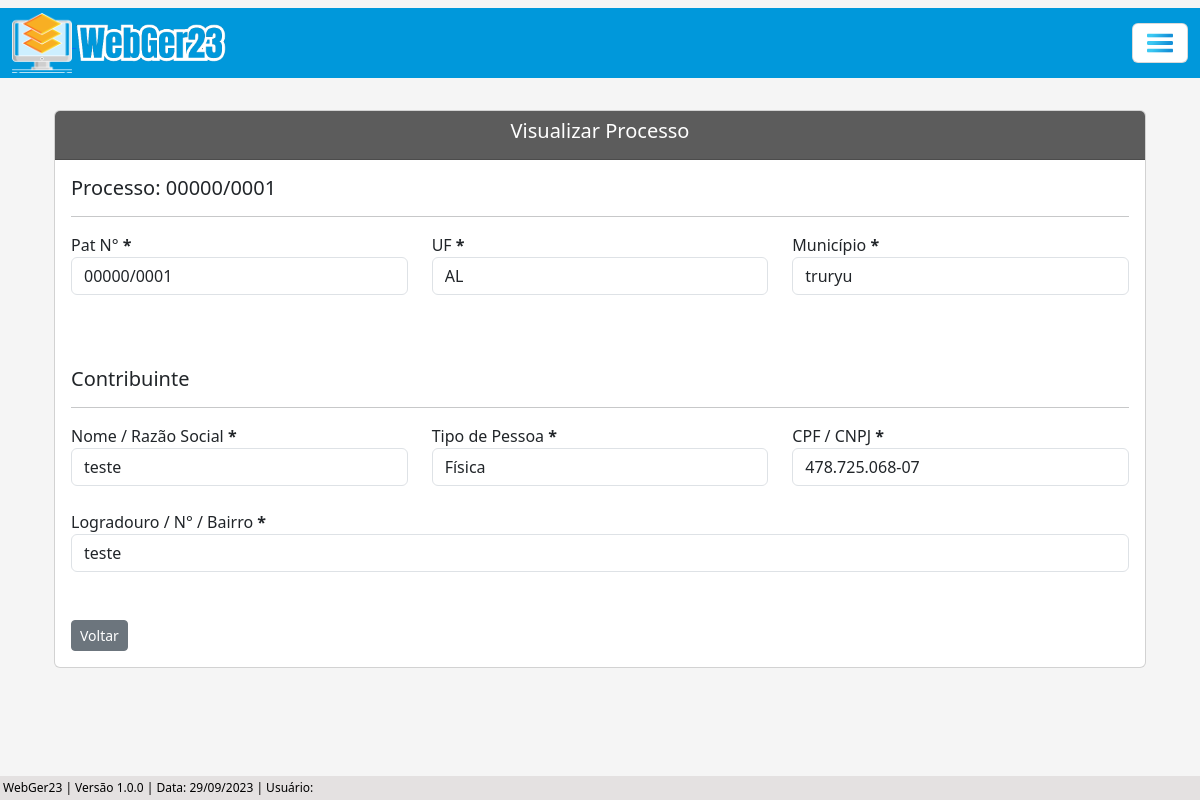
Before: /visualizar/processo-adm/1/ with the older database file.
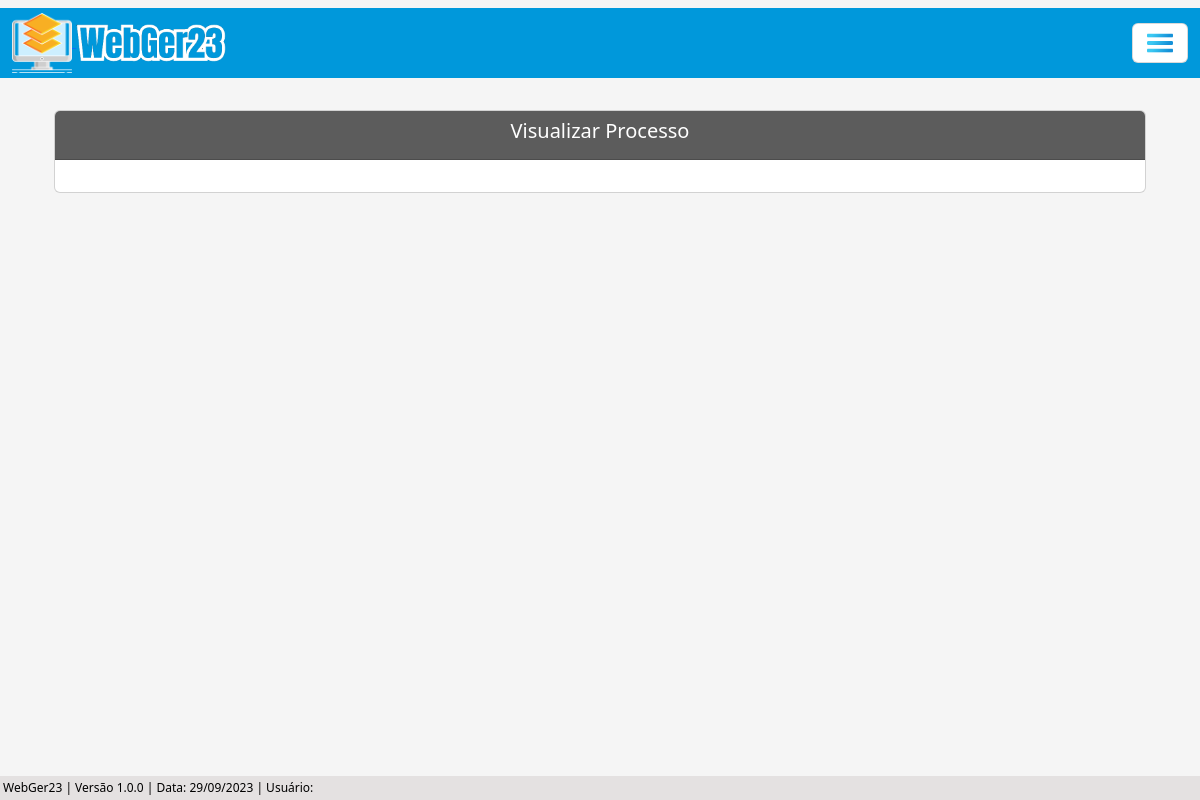
After: the same page with the newer database file.
### processo/models.py (models this page shows, shortened)
class Base(models.Model): # Classe base, será herdada pelas outras classes
    data_criacao = models.DateField('data_criação', auto_now_add=True)
    data_alteracao = models.DateField('Alterado', auto_now=True)
    ativo = models.BooleanField('Ativo?', default=True)
    class Meta:
        abstract = True

class ProcessoAdm(Base):
    tipo_pessoas = (
        ('Física', 'Física'), ('Jurídica', 'Jurídica'),
    )
    criador_processo_adm = models.ForeignKey(get_user_model(), verbose_name='Usuário Criador', on_delete=models.CASCADE) # Usuário que criou o processo, utilizando chave primária com o get_user_model do django, para utilizar o usuário logado automaticamente
    numero = models.CharField(unique=True, verbose_name='N°', max_length=10) # Número do processo
    municipio = models.CharField(max_length=50, verbose_name='Município') # Município
    uf = models.CharField(max_length=2) # UF
    data_inicial = models.DateField(blank=True, null=True) # Data Inicial do Período do processo
    data_final = models.DateField(blank=True, null=True) # Data final do Período do processo
    data_div_ativa = models.DateField(blank=True, null=True) # Data dívida ativa
    valor_atributo = models.CharField(max_length=14, blank=True, null=True)  # Valor do atributo
    valor_multa = models.CharField(max_length=14, blank=True, null=True) # Valor da multa
    valor_credito = models.CharField(max_length=14, blank=True, null=True) # Valor do crédito
    valor_atualizado = models.CharField(max_length=14, blank=True, null=True) # Valor do atualizado
    data_valor_atualizado = models.DateField(blank=True, null=True) # Data valor atualizado
    nome_contribuinte = models.CharField(max_length=50)  # Nome / Razão Social
    tipo_pessoa = models.CharField(max_length=50, choices=tipo_pessoas) # Física / Jurídica
    documento = models.CharField(max_length=20, verbose_name='CPF/CNPJ', unique=True) # CPF / CNPJ
    nome_fantasia = models.CharField(max_length=50, blank=True, null=True) # Nome Fantasia
    email = models.EmailField(max_length=50, blank=True, null=True) # E-mail
    endereco = models.CharField(max_length=150) # Rua
    complemento = models.CharField(max_length=50, blank=True, null=True) # Complemento
    municipio_contribuinte = models.CharField(max_length=50, blank=True, null=True) # Município Contribuinte
    uf_contribuinte = models.CharField(max_length=2, verbose_name='UF', blank=True, null=True) # UF Contribuinte
    cep = models.CharField(max_length=10, blank=True, null=True) # CEP
    telefone = models.CharField(max_length=20, blank=True, null=True) # Telefone
    celular = models.CharField(max_length=20, blank=True, null=True) # Celular

### processo/views.py (the view)
# urls.py: path('visualizar/processo-adm/<int:pk>/', ProcessoAdmView.as_view(), name='proc-adm-view'),
class ProcessoAdmView(TemplateView):
    template_name = 'processos/views/processo_adm_view.html'
    def get_context_data(self, **kwargs):
        processo_pk = self.kwargs.get('pk') # Pega a PK do processo através da URL
        context = super().get_context_data(**kwargs)
        context['dados_processo'] = ProcessoAdm.objects.filter(pk=processo_pk) # Filtra os dados do processo através da pk
        return context

### processo/templates/processos/views/processo_adm_view.html (shortened to what this page needs)
{% extends 'index.html' %}
{% load static %}
{% load widget_tweaks %}
{% block conteudo %}
    <div class="container p-4">
        <div class="card">
            <div class="card-header text-white" style="background-color: #5c5c5c;">
                <h5 style="text-align: center;">Visualizar Processo</h5>
            </div>
            <div class="card-body">
                {% for atributo in dados_processo %}
                    <h5>Processo: {{ atributo.numero }}</h5>
                    <hr>
                    <div class="row">
                        {% if atributo.numero %}
                            <div class="col">
                                <label for="numero">Pat N° <b>*</b></label>
                                <input type="text" class="form-control" value="{{ atributo.numero}}" readonly>
                            </div>
                        {% endif %}
                        {% if atributo.uf %}
                            <div class="col">
                                <label for="uf">UF <b>*</b></label>
                                <input type="text" class="form-control" value="{{ atributo.uf }}" readonly>
                            </div>
                        {% endif %}
                        {% if atributo.municipio %}
                            <div class="col">
                                <label for="municipio">Município <b>*</b></label>
                                <input type="text" class="form-control" value="{{ atributo.municipio }}" readonly>
                            </div>
                        {% endif %}
                    </div>
                    <br>
                    <br><br>
                    <h5>Contribuinte</h5>
                    <hr>
                    <div class="row">
                        {% if atributo.nome_contribuinte %}
                            <div class="col">
                                <label for="nome_contribuinte">Nome / Razão Social <b>*</b></label>
                                <input type="text" class="form-control" value="{{ atributo.nome_contribuinte }}" readonly>
                            </div>
                        {% endif %}
                        {% if atributo.tipo_pessoa %}
                            <div class="col">
                                <label for="tipo_pessoa">Tipo de Pessoa <b>*</b></label>
                                <input type="text" class="form-control" value="{{ atributo.tipo_pessoa }}" readonly>
                            </div>
                        {% endif %}
                        {% if atributo.documento %}
                            <div class="col">
                                <label for="documento">CPF / CNPJ <b>*</b></label>
                                <input type="text" class="form-control" value="{{ atributo.documento }}" readonly>
                            </div>
                        {% endif %}
                    </div>
                    <br>
                    <div class="row">
                        {% if atributo.endereco %}
                            <div class="col">
                                <label for="endereco">Logradouro / N° / Bairro <b>*</b></label>
                                <input type="text" class="form-control" value="{{ atributo.endereco }}" id="endereco" readonly>
                            </div>
                        {% endif %}
                    </div>
                    <br>
                    <br>
                    <a href="{% url 'proc-adm-list' %}" class="btn btn-secondary btn-sm">Voltar</a>
                {% endfor %}
            </div>
        </div>
    </div>
    <br><br>
{% endblock %}

Changed rows visible on the page:
removed ProcessoAdm: numero "00000/0001", uf "AL", municipio "truryu", nome_contribuinte "teste", tipo_pessoa "Física", documento "478.725.068-07", endereco "teste"
